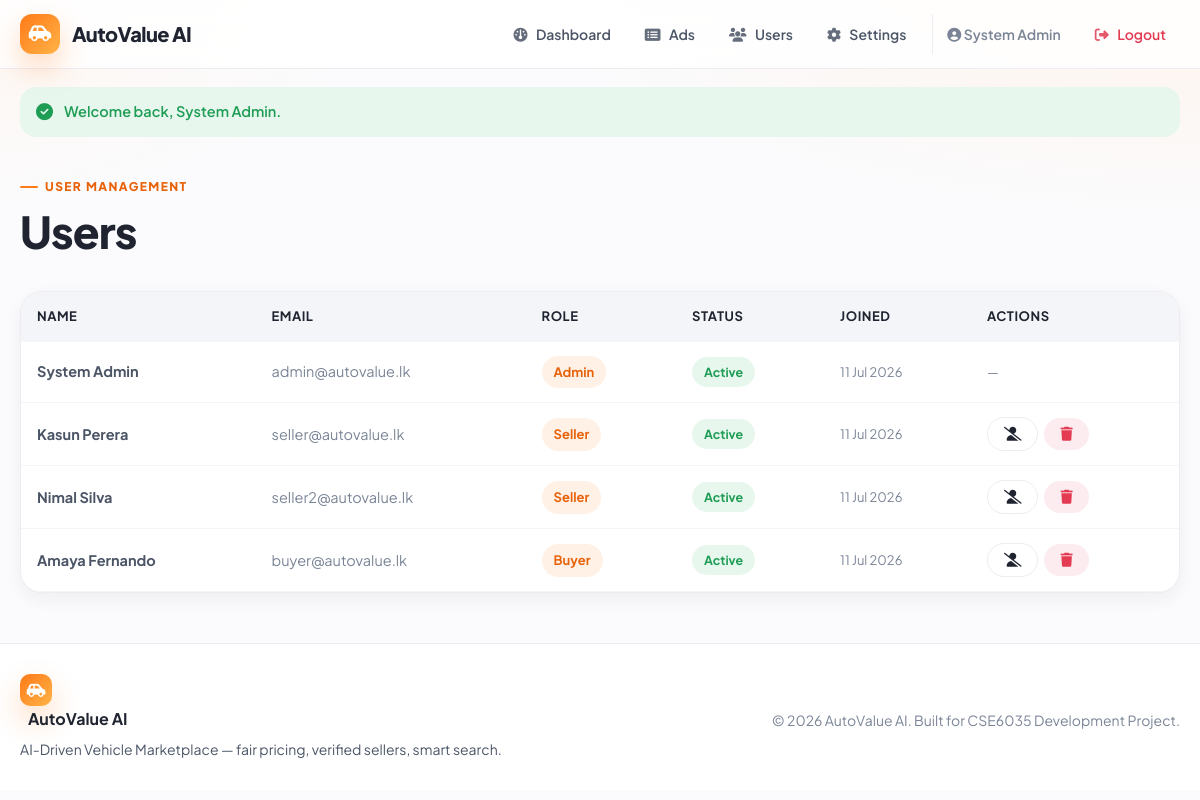
Page /web/public/admin/users.php (signed in) on the committed database.
### tables this page shows
CREATE TABLE users (
    id INT AUTO_INCREMENT PRIMARY KEY,
    full_name VARCHAR(120) NOT NULL,
    email VARCHAR(160) NOT NULL UNIQUE,
    password_hash VARCHAR(255) NOT NULL,
    role ENUM('admin', 'seller', 'buyer') NOT NULL DEFAULT 'buyer',
    phone VARCHAR(40) DEFAULT NULL,
    is_active TINYINT(1) NOT NULL DEFAULT 1,
    created_at TIMESTAMP DEFAULT CURRENT_TIMESTAMP
);

### web/lib/UserRepository.php (called while the page is built, shortened)
<?php
class UserRepository
{
    private PDO $pdo;
    public function __construct(PDO $pdo)
    {
        $this->pdo = $pdo;
    }
    public function all(string $role = ''): array
    {
        $sql = 'SELECT id, full_name, email, role, phone, is_active, created_at FROM users';
        $params = [];
        $sql .= ' ORDER BY created_at DESC';
        $stmt = $this->pdo->prepare($sql);
        $stmt->execute($params);
        return $stmt->fetchAll();
    }
}

### web/includes/functions.php (called while the page is built, shortened)
<?php
function e(?string $value): string
{
    return htmlspecialchars($value ?? '', ENT_QUOTES, 'UTF-8');
}

### web/public/admin/users.php (the view, shortened to what this page needs)
<?php
require_once __DIR__ . '/../../config/database.php';
require_once __DIR__ . '/../../lib/UserRepository.php';
$userRepo = new UserRepository($pdo);
$users = $userRepo->all();
require_once __DIR__ . '/../../includes/header.php';
?>
<section class="section">
    <span class="eyebrow">User management</span>
    <h1 class="mb-0">Users</h1>
</section>
<div class="table-card">
    <table>
        <thead><tr><th>Name</th><th>Email</th><th>Role</th><th>Status</th><th>Joined</th><th>Actions</th></tr></thead>
        <tbody>
        <?php foreach ($users as $u): ?>
            <tr>
                <td><strong><?php echo e($u['full_name']); ?></strong></td>
                <td class="muted"><?php echo e($u['email']); ?></td>
                <td><span class="pill"><?php echo ucfirst($u['role']); ?></span></td>
                <td>
                    <?php if ((int)$u['is_active'] === 1): ?>
                        <span class="badge badge-approved">Active</span>
                    <?php else: ?>
                        <span class="badge badge-rejected">Suspended</span>
                    <?php endif; ?>
                </td>
                <td class="muted" style="font-size:13px"><?php echo date('d M Y', strtotime($u['created_at'])); ?></td>
                <td>
                    <?php if ($u['role'] !== ROLE_ADMIN): ?>
                        <div class="flex" style="gap:6px">
                            <?php if ((int)$u['is_active'] === 1): ?>
                                <form method="POST" style="margin:0">
                                    <button class="btn secondary small" title="Suspend"><i class="fa-solid fa-user-slash"></i></button>
                                </form>
                            <?php endif; ?>
                            <form method="POST" style="margin:0" onsubmit="return confirm('Delete this user and all their data?');">
                                <button class="btn danger small" title="Delete"><i class="fa-solid fa-trash"></i></button>
                            </form>
                        </div>
                    <?php else: ?>
                        <span class="muted" style="font-size:13px">—</span>
                    <?php endif; ?>
                </td>
            </tr>
        <?php endforeach; ?>
        </tbody>
    </table>
</div>
<?php require_once __DIR__ . '/../../includes/footer.php'; ?>

### web/public/assets/css/styles.css (style rules this page uses)
:root { --orange: #ff7a18; --orange-dark: #e8620a; --orange-soft: #fff1e6; --orange-tint: #ffe3cc; --amber: #ffb347; --ink: #1f2430; --ink-soft: #4b5566; --muted: #7a8496; --line: #ececf1; --line-soft: #f4f5f8; --bg: #fbfbfd; --panel: #ffffff; --success: #1f9d55; --success-soft: #e7f7ee; --danger: #e23b52; --danger-soft: #fdecef; --warn: #d98c00; --warn-soft: #fff6e0; --radius-lg: 22px; --radius-md: 16px; --radius-sm: 12px; --shadow-sm: 0 6px 18px rgba(31, 36, 48, .06); --shadow-md: 0 16px 40px rgba(31, 36, 48, .10); --shadow-orange: 0 14px 30px rgba(255, 122, 24, .28); --font: 'Plus Jakarta Sans', system-ui, -apple-system, Segoe UI, Roboto, sans-serif; }
* { box-sizing: border-box; }
body { margin: 0; font-family: var(--font); color: var(--ink); background: radial-gradient(1200px 500px at 100% -10%, var(--orange-soft), transparent 60%), radial-gradient(900px 400px at -10% 0%, #fff6ef, transparent 55%), var(--bg); min-height: 100vh; line-height: 1.6; }
h1, h2, h3, h4 { margin: 0 0 .5em; letter-spacing: -.02em; color: var(--ink); line-height: 1.15; }
h1 { font-size: clamp(28px, 4vw, 44px); font-weight: 800; }
.muted { color: var(--muted); }
.section { margin-bottom: 34px; }
.flex { display: flex; gap: 14px; align-items: center; }
.mb-0 { margin-bottom: 0; }
.btn { display: inline-flex; align-items: center; justify-content: center; gap: 9px; border: 0; cursor: pointer; font-family: inherit; font-weight: 700; font-size: 15px; padding: 13px 22px; border-radius: var(--radius-md); transition: .18s; white-space: nowrap; }
.btn.small { padding: 9px 16px; font-size: 14px; border-radius: 999px; }
.btn.secondary { background: var(--panel); color: var(--ink); border: 1px solid var(--line); }
.btn.danger { background: var(--danger-soft); color: var(--danger); }
.eyebrow { display: inline-flex; align-items: center; gap: 7px; color: var(--orange-dark); text-transform: uppercase; font-size: 12px; letter-spacing: .12em; font-weight: 800; margin-bottom: 10px; }
.eyebrow::before { content: ''; width: 18px; height: 2px; background: var(--orange); border-radius: 2px; }
.badge { display: inline-flex; align-items: center; gap: 6px; padding: 5px 12px; border-radius: 999px; font-size: 12.5px; font-weight: 700; }
.badge-approved { background: var(--success-soft); color: var(--success); }
.pill { display: inline-flex; padding: 6px 12px; border-radius: 999px; background: var(--orange-soft); color: var(--orange-dark); font-weight: 700; font-size: 13px; }
.table-card { background: var(--panel); border: 1px solid var(--line); border-radius: var(--radius-lg); box-shadow: var(--shadow-sm); overflow-x: auto; }
table { width: 100%; border-collapse: collapse; }
th, td { padding: 14px 16px; text-align: left; border-bottom: 1px solid var(--line-soft); font-size: 14.5px; color: var(--ink-soft); vertical-align: middle; }
th { color: var(--ink); font-weight: 700; font-size: 13px; text-transform: uppercase; letter-spacing: .04em; background: var(--line-soft); }

### rows in the picture
users: full_name "System Admin", email "admin@autovalue.lk", role "Admin", is_active "Active", created_at "11 Jul 2026"
users: full_name "Kasun Perera", email "seller@autovalue.lk", role "Seller", is_active "Active", created_at "11 Jul 2026"
users: full_name "Nimal Silva", email "seller2@autovalue.lk", role "Seller", is_active "Active", created_at "11 Jul 2026"
users: full_name "Amaya Fernando", email "buyer@autovalue.lk", role "Buyer", is_active "Active", created_at "11 Jul 2026"

### other values in the picture
APP_NAME "AutoValue AI"
current_name() "System Admin"
$flash['message'] "Welcome back, System Admin."
APP_TAGLINE "AI-Driven Vehicle Marketplace"
